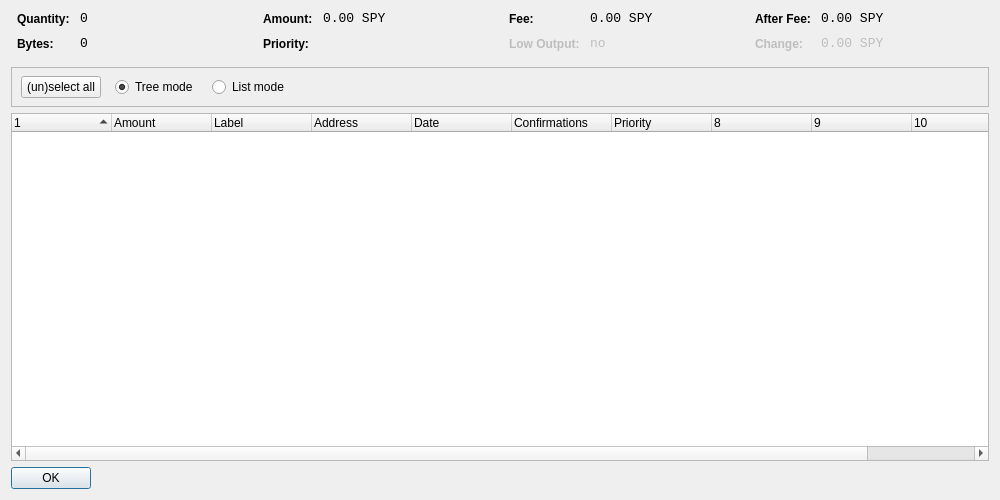
<?xml version="1.0" encoding="UTF-8"?>
<ui version="4.0">
 <class>CoinControlDialog</class>
 <widget class="QDialog" name="CoinControlDialog">
  <property name="geometry">
   <rect>
    <x>0</x>
    <y>0</y>
    <width>1000</width>
    <height>500</height>
   </rect>
  </property>
  <property name="windowTitle">
   <string>Coin Control</string>
  </property>
  <layout class="QVBoxLayout" name="verticalLayout">
   <item>
    <layout class="QHBoxLayout" name="horizontalLayoutTop" stretch="0,0,0,0">
     <property name="topMargin">
      <number>0</number>
     </property>
     <property name="bottomMargin">
      <number>10</number>
     </property>
     <item>
      <layout class="QFormLayout" name="formLayoutCoinControl1">
       <property name="horizontalSpacing">
        <number>10</number>
       </property>
       <property name="verticalSpacing">
        <number>10</number>
       </property>
       <property name="leftMargin">
        <number>6</number>
       </property>
       <property name="rightMargin">
        <number>6</number>
       </property>
       <item row="0" column="0">
        <widget class="QLabel" name="labelCoinControlQuantityText">
         <property name="styleSheet">
          <string notr="true">font-weight:bold;</string>
         </property>
         <property name="text">
          <string>Quantity:</string>
         </property>
        </widget>
       </item>
       <item row="0" column="1">
        <widget class="QLabel" name="labelCoinControlQuantity">
         <property name="font">
          <font>
           <family>Monospace</family>
           <pointsize>10</pointsize>
          </font>
         </property>
         <property name="cursor">
          <cursorShape>IBeamCursor</cursorShape>
         </property>
         <property name="contextMenuPolicy">
          <enum>Qt::ActionsContextMenu</enum>
         </property>
         <property name="text">
          <string notr="true">0</string>
         </property>
         <property name="textInteractionFlags">
          <set>Qt::LinksAccessibleByMouse|Qt::TextSelectableByKeyboard|Qt::TextSelectableByMouse</set>
         </property>
        </widget>
       </item>
       <item row="1" column="0">
        <widget class="QLabel" name="labelCoinControlBytesText">
         <property name="styleSheet">
          <string notr="true">font-weight:bold;</string>
         </property>
         <property name="text">
          <string>Bytes:</string>
         </property>
        </widget>
       </item>
       <item row="1" column="1">
        <widget class="QLabel" name="labelCoinControlBytes">
         <property name="font">
          <font>
           <family>Monospace</family>
           <pointsize>10</pointsize>
          </font>
         </property>
         <property name="cursor">
          <cursorShape>IBeamCursor</cursorShape>
         </property>
         <property name="contextMenuPolicy">
          <enum>Qt::ActionsContextMenu</enum>
         </property>
         <property name="text">
          <string notr="true">0</string>
         </property>
         <property name="textInteractionFlags">
          <set>Qt::LinksAccessibleByMouse|Qt::TextSelectableByKeyboard|Qt::TextSelectableByMouse</set>
         </property>
        </widget>
       </item>
      </layout>
     </item>
     <item>
      <layout class="QFormLayout" name="formLayoutCoinControl2">
       <property name="horizontalSpacing">
        <number>10</number>
       </property>
       <property name="verticalSpacing">
        <number>10</number>
       </property>
       <property name="leftMargin">
        <number>6</number>
       </property>
       <property name="rightMargin">
        <number>6</number>
       </property>
       <item row="0" column="0">
        <widget class="QLabel" name="labelCoinControlAmountText">
         <property name="styleSheet">
          <string notr="true">font-weight:bold;</string>
         </property>
         <property name="text">
          <string>Amount:</string>
         </property>
        </widget>
       </item>
       <item row="0" column="1">
        <widget class="QLabel" name="labelCoinControlAmount">
         <property name="font">
          <font>
           <family>Monospace</family>
           <pointsize>10</pointsize>
          </font>
         </property>
         <property name="cursor">
          <cursorShape>IBeamCursor</cursorShape>
         </property>
         <property name="contextMenuPolicy">
          <enum>Qt::ActionsContextMenu</enum>
         </property>
         <property name="text">
          <string notr="true">0.00 SPY</string>
         </property>
         <property name="textInteractionFlags">
          <set>Qt::LinksAccessibleByMouse|Qt::TextSelectableByKeyboard|Qt::TextSelectableByMouse</set>
         </property>
        </widget>
       </item>
       <item row="1" column="0">
        <widget class="QLabel" name="labelCoinControlPriorityText">
         <property name="styleSheet">
          <string notr="true">font-weight:bold;</string>
         </property>
         <property name="text">
          <string>Priority:</string>
         </property>
        </widget>
       </item>
       <item row="1" column="1">
        <widget class="QLabel" name="labelCoinControlPriority">
         <property name="font">
          <font>
           <family>Monospace</family>
           <pointsize>10</pointsize>
          </font>
         </property>
         <property name="cursor">
          <cursorShape>IBeamCursor</cursorShape>
         </property>
         <property name="contextMenuPolicy">
          <enum>Qt::ActionsContextMenu</enum>
         </property>
         <property name="text">
          <string/>
         </property>
         <property name="textInteractionFlags">
          <set>Qt::LinksAccessibleByMouse|Qt::TextSelectableByKeyboard|Qt::TextSelectableByMouse</set>
         </property>
        </widget>
       </item>
      </layout>
     </item>
     <item>
      <layout class="QFormLayout" name="formLayoutCoinControl3">
       <property name="horizontalSpacing">
        <number>10</number>
       </property>
       <property name="verticalSpacing">
        <number>10</number>
       </property>
       <property name="leftMargin">
        <number>6</number>
       </property>
       <property name="rightMargin">
        <number>6</number>
       </property>
       <item row="0" column="0">
        <widget class="QLabel" name="labelCoinControlFeeText">
         <property name="styleSheet">
          <string notr="true">font-weight:bold;</string>
         </property>
         <property name="text">
          <string>Fee:</string>
         </property>
        </widget>
       </item>
       <item row="0" column="1">
        <widget class="QLabel" name="labelCoinControlFee">
         <property name="font">
          <font>
           <family>Monospace</family>
           <pointsize>10</pointsize>
          </font>
         </property>
         <property name="cursor">
          <cursorShape>IBeamCursor</cursorShape>
         </property>
         <property name="contextMenuPolicy">
          <enum>Qt::ActionsContextMenu</enum>
         </property>
         <property name="text">
          <string notr="true">0.00 SPY</string>
         </property>
         <property name="textInteractionFlags">
          <set>Qt::LinksAccessibleByMouse|Qt::TextSelectableByKeyboard|Qt::TextSelectableByMouse</set>
         </property>
        </widget>
       </item>
       <item row="1" column="0">
        <widget class="QLabel" name="labelCoinControlLowOutputText">
         <property name="enabled">
          <bool>false</bool>
         </property>
         <property name="styleSheet">
          <string notr="true">font-weight:bold;</string>
         </property>
         <property name="text">
          <string>Low Output:</string>
         </property>
        </widget>
       </item>
       <item row="1" column="1">
        <widget class="QLabel" name="labelCoinControlLowOutput">
         <property name="enabled">
          <bool>false</bool>
         </property>
         <property name="font">
          <font>
           <family>Monospace</family>
           <pointsize>10</pointsize>
          </font>
         </property>
         <property name="cursor">
          <cursorShape>IBeamCursor</cursorShape>
         </property>
         <property name="contextMenuPolicy">
          <enum>Qt::ActionsContextMenu</enum>
         </property>
         <property name="text">
          <string notr="true">no</string>
         </property>
         <property name="textInteractionFlags">
          <set>Qt::LinksAccessibleByMouse|Qt::TextSelectableByKeyboard|Qt::TextSelectableByMouse</set>
         </property>
        </widget>
       </item>
      </layout>
     </item>
     <item>
      <layout class="QFormLayout" name="formLayoutCoinControl4">
       <property name="horizontalSpacing">
        <number>10</number>
       </property>
       <property name="verticalSpacing">
        <number>10</number>
       </property>
       <property name="leftMargin">
        <number>6</number>
       </property>
       <property name="rightMargin">
        <number>6</number>
       </property>
       <item row="0" column="0">
        <widget class="QLabel" name="labelCoinControlAfterFeeText">
         <property name="styleSheet">
          <string notr="true">font-weight:bold;</string>
         </property>
         <property name="text">
          <string>After Fee:</string>
         </property>
        </widget>
       </item>
       <item row="0" column="1">
        <widget class="QLabel" name="labelCoinControlAfterFee">
         <property name="font">
          <font>
           <family>Monospace</family>
           <pointsize>10</pointsize>
          </font>
         </property>
         <property name="cursor">
          <cursorShape>IBeamCursor</cursorShape>
         </property>
         <property name="contextMenuPolicy">
          <enum>Qt::ActionsContextMenu</enum>
         </property>
         <property name="text">
          <string notr="true">0.00 SPY</string>
         </property>
         <property name="textInteractionFlags">
          <set>Qt::LinksAccessibleByMouse|Qt::TextSelectableByKeyboard|Qt::TextSelectableByMouse</set>
         </property>
        </widget>
       </item>
       <item row="1" column="0">
        <widget class="QLabel" name="labelCoinControlChangeText">
         <property name="enabled">
          <bool>false</bool>
         </property>
         <property name="styleSheet">
          <string notr="true">font-weight:bold;</string>
         </property>
         <property name="text">
          <string>Change:</string>
         </property>
        </widget>
       </item>
       <item row="1" column="1">
        <widget class="QLabel" name="labelCoinControlChange">
         <property name="enabled">
          <bool>false</bool>
         </property>
         <property name="font">
          <font>
           <family>Monospace</family>
           <pointsize>10</pointsize>
          </font>
         </property>
         <property name="cursor">
          <cursorShape>IBeamCursor</cursorShape>
         </property>
         <property name="contextMenuPolicy">
          <enum>Qt::ActionsContextMenu</enum>
         </property>
         <property name="text">
          <string notr="true">0.00 SPY</string>
         </property>
         <property name="textInteractionFlags">
          <set>Qt::LinksAccessibleByMouse|Qt::TextSelectableByKeyboard|Qt::TextSelectableByMouse</set>
         </property>
        </widget>
       </item>
      </layout>
     </item>
    </layout>
   </item>
   <item>
    <widget class="QFrame" name="frame">
     <property name="minimumSize">
      <size>
       <width>0</width>
       <height>40</height>
      </size>
     </property>
     <property name="frameShape">
      <enum>QFrame::StyledPanel</enum>
     </property>
     <property name="frameShadow">
      <enum>QFrame::Sunken</enum>
     </property>
     <widget class="QWidget" name="horizontalLayoutWidget">
      <property name="geometry">
       <rect>
        <x>10</x>
        <y>0</y>
        <width>781</width>
        <height>41</height>
       </rect>
      </property>
      <layout class="QHBoxLayout" name="horizontalLayoutPanel" stretch="0,0,0,0,0">
       <property name="spacing">
        <number>14</number>
       </property>
       <item>
        <widget class="QPushButton" name="pushButtonSelectAll">
         <property name="sizePolicy">
          <sizepolicy hsizetype="Maximum" vsizetype="Fixed">
           <horstretch>0</horstretch>
           <verstretch>0</verstretch>
          </sizepolicy>
         </property>
         <property name="text">
          <string>(un)select all</string>
         </property>
        </widget>
       </item>
       <item>
        <widget class="QRadioButton" name="radioTreeMode">
         <property name="sizePolicy">
          <sizepolicy hsizetype="Maximum" vsizetype="Fixed">
           <horstretch>0</horstretch>
           <verstretch>0</verstretch>
          </sizepolicy>
         </property>
         <property name="text">
          <string>Tree mode</string>
         </property>
         <property name="checked">
          <bool>true</bool>
         </property>
        </widget>
       </item>
       <item>
        <widget class="QRadioButton" name="radioListMode">
         <property name="sizePolicy">
          <sizepolicy hsizetype="Maximum" vsizetype="Fixed">
           <horstretch>0</horstretch>
           <verstretch>0</verstretch>
          </sizepolicy>
         </property>
         <property name="text">
          <string>List mode</string>
         </property>
        </widget>
       </item>
       <item>
        <spacer name="horizontalSpacer">
         <property name="orientation">
          <enum>Qt::Horizontal</enum>
         </property>
         <property name="sizeHint" stdset="0">
          <size>
           <width>40</width>
           <height>20</height>
          </size>
         </property>
        </spacer>
       </item>
      </layout>
     </widget>
    </widget>
   </item>
   <item>
    <widget class="CoinControlTreeWidget" name="treeWidget">
     <property name="contextMenuPolicy">
      <enum>Qt::CustomContextMenu</enum>
     </property>
     <property name="sortingEnabled">
      <bool>false</bool>
     </property>
     <property name="columnCount">
      <number>11</number>
     </property>
     <attribute name="headerShowSortIndicator" stdset="0">
      <bool>true</bool>
     </attribute>
     <attribute name="headerStretchLastSection">
      <bool>false</bool>
     </attribute>
     <column>
      <property name="text">
       <string/>
      </property>
     </column>
     <column>
      <property name="text">
       <string>Amount</string>
      </property>
     </column>
     <column>
      <property name="text">
       <string>Label</string>
      </property>
     </column>
     <column>
      <property name="text">
       <string>Address</string>
      </property>
     </column>
     <column>
      <property name="text">
       <string>Date</string>
      </property>
     </column>
     <column>
      <property name="text">
       <string>Confirmations</string>
      </property>
      <property name="toolTip">
       <string>Confirmed</string>
      </property>
     </column>
     <column>
      <property name="text">
       <string>Priority</string>
      </property>
     </column>
     <column>
      <property name="text">
       <string/>
      </property>
     </column>
     <column>
      <property name="text">
       <string/>
      </property>
     </column>
     <column>
      <property name="text">
       <string/>
      </property>
     </column>
     <column>
      <property name="text">
       <string/>
      </property>
     </column>
    </widget>
   </item>
   <item>
    <widget class="QDialogButtonBox" name="buttonBox">
     <property name="sizePolicy">
      <sizepolicy hsizetype="Maximum" vsizetype="Fixed">
       <horstretch>0</horstretch>
       <verstretch>0</verstretch>
      </sizepolicy>
     </property>
     <property name="orientation">
      <enum>Qt::Horizontal</enum>
     </property>
     <property name="standardButtons">
      <set>QDialogButtonBox::Ok</set>
     </property>
    </widget>
   </item>
  </layout>
 </widget>
 <customwidgets>
  <customwidget>
   <class>CoinControlTreeWidget</class>
   <extends>QTreeWidget</extends>
   <header>coincontroltreewidget.h</header>
  </customwidget>
 </customwidgets>
 <resources/>
 <connections/>
</ui>
